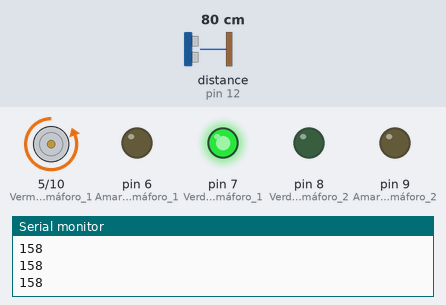
This sketch was run on a simulated Arduino Uno, built with avr-gcc and run on an emulated ATmega328P. Parts: motor-driver pin pairs drawn as motors (green arrow = first pin HIGH = forward, orange = second pin HIGH = backward, longer = more drive), output pins drawn as LEDs (lit = HIGH), the last lines printed to the serial monitor. Wiring (inferred from the names in the program): ultrasonic range finder: trigger pin 13; echo pin 12. Inputs (shaded band) come from the test bench; at power-on: distance to the obstacle (sensor on pin 12) 80 cm. The echo pulse lasts 58.3 µs per cm; pins used as bus, display or sensor lines are not drawn.

Above: at 1.2 s.
1.3 s: distance to the obstacle (sensor on pin 12) set to 12 cm
2.8 s: distance to the obstacle (sensor on pin 12) set to 9 cm
At 3.8 s:
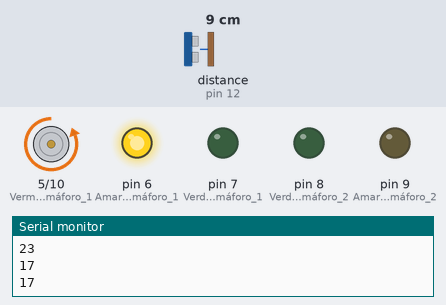
At 5.4 s:
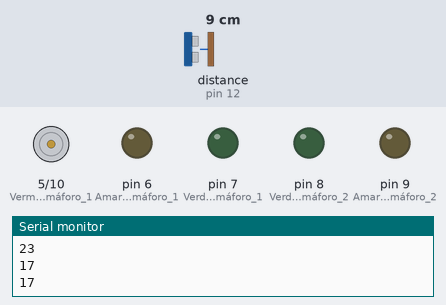
Timing chart, 0 to 48.3 s (numbered marks = the images above; inputs shaded):
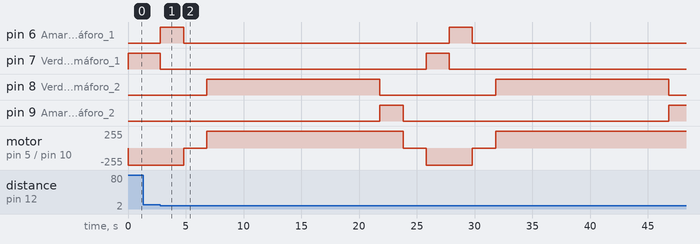

Measured:
- the behaviour switches between 11 and 10 cm on distance to the obstacle (sensor on pin 12) (found by bisection; images 0 and 1)
- after the input at 2.8 s, pin 6 (Amarelo_Semáforo_1): alternates HIGH for 2.0 s and LOW for 23.0 s, starting at once; pin 7 (Verde_Semáforo_1): HIGH → LOW at once, → HIGH 23.0 s later, → LOW 2.0 s later

The sketch:

LED_Traffic_Light_With_Ultrasonic_Sensor.ino
```cpp
#include <Arduino.h> // Inclui a biblioteca padrão do Arduino

/* Simular um cruzamento com dois semáforos usando uma máquina de estados */

#define TRIG 13   // Pino Trigger no pino 7 do Arduino
#define ECHO 12   // Pino Echo no pino 6 do Arduino

enum States {
  NORMAL, DETECTADO
};

States estado = NORMAL;

void setup() {
  pinMode(TRIG, OUTPUT);
  pinMode(ECHO, INPUT);
  Serial.begin(9600);

  /* Semáforo 2 */
  pinMode(10, OUTPUT); // Vermelho Semáforo 2
  pinMode(9, OUTPUT); // Amarelo Semáforo 2
  pinMode(8, OUTPUT); // Verde Semáforo 2

  /* Semáforo 1 */
  pinMode(5, OUTPUT); // Vermelho Semáforo 1
  pinMode(6, OUTPUT);  // Amarelo Semáforo 1
  pinMode(7, OUTPUT);  // Verde Semáforo 1
}

long medirDistancia() {
  digitalWrite(TRIG, LOW);
  delayMicroseconds(2);
  digitalWrite(TRIG, HIGH);
  delayMicroseconds(10);
  digitalWrite(TRIG, LOW);

  long duracao = pulseIn(ECHO, HIGH);
  long distancia = duracao * 0.034 / 1; // Converter para cm

  return distancia;
}

void loop() {
  long distancia = medirDistancia();
  Serial.println(distancia);

  switch (estado) {
    case NORMAL:
      // Estado inicial
      digitalWrite(TRIG, HIGH);
      digitalWrite(7, HIGH);
      digitalWrite(10, HIGH);
      if (distancia > 0 && distancia < 20) {
        estado = DETECTADO;
      }
      break;

    case DETECTADO:
      digitalWrite(TRIG, LOW);
      digitalWrite(7, LOW);    // Desliga o verde Semáforo 1
      digitalWrite(6, HIGH);   // Acende o amarelo Semáforo 1
      delay(2000);

      digitalWrite(6, LOW);    // Desliga o amarelo Semáforo 1
      digitalWrite(5, HIGH);  // Acende o vermelho Semáforo 1
      delay(2000);

      digitalWrite(10, LOW);   // Desliga o vermelho Semáforo 2
      digitalWrite(8, HIGH);  // Acende o verde Semáforo 2
      delay(15000);


      digitalWrite(8, LOW);   // Desliga o verde Semáforo 2
      digitalWrite(9, HIGH);  // Acende o amarelo Semáforo 2
      delay(2000);

      digitalWrite(9, LOW);   // Desliga o amarelo Semáforo 2
      digitalWrite(10, HIGH);  // Acende o vermelho Semáforo 2
      delay(2000);

      digitalWrite(5, LOW);   // Desliga o vermelho Semáforo 1
      digitalWrite(7, HIGH);   // Acende o verde Semáforo 1
      delay(2000);

      estado = NORMAL;
      break;
  }
}
```
